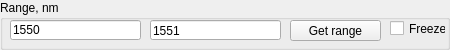
         <widget class="QGroupBox" name="groupBox_9">
          <property name="sizePolicy">
           <sizepolicy hsizetype="Ignored" vsizetype="Preferred">
            <horstretch>0</horstretch>
            <verstretch>0</verstretch>
           </sizepolicy>
          </property>
          <property name="minimumSize">
           <size>
            <width>300</width>
            <height>50</height>
           </size>
          </property>
          <property name="maximumSize">
           <size>
            <width>450</width>
            <height>50</height>
           </size>
          </property>
          <property name="title">
           <string>Range, nm</string>
          </property>
          <widget class="QLineEdit" name="EditLine_StartWavelength">
           <property name="geometry">
            <rect>
             <x>10</x>
             <y>20</y>
             <width>131</width>
             <height>20</height>
            </rect>
           </property>
           <property name="text">
            <string>1550</string>
           </property>
           <property name="maxLength">
            <number>12</number>
           </property>
          </widget>
          <widget class="QLineEdit" name="EditLine_StopWavelength">
           <property name="geometry">
            <rect>
             <x>150</x>
             <y>20</y>
             <width>131</width>
             <height>20</height>
            </rect>
           </property>
           <property name="text">
            <string>1551</string>
           </property>
           <property name="maxLength">
            <number>12</number>
           </property>
           <property name="alignment">
            <set>Qt::AlignBottom|Qt::AlignLeading|Qt::AlignLeft</set>
           </property>
          </widget>
          <widget class="QPushButton" name="pushButton_getRange">
           <property name="geometry">
            <rect>
             <x>290</x>
             <y>20</y>
             <width>91</width>
             <height>21</height>
            </rect>
           </property>
           <property name="text">
            <string>Get range</string>
           </property>
          </widget>
          <widget class="QCheckBox" name="CheckBox_FreezeSpectrum">
           <property name="geometry">
            <rect>
             <x>390</x>
             <y>20</y>
             <width>56</width>
             <height>17</height>
            </rect>
           </property>
           <property name="text">
            <string>Freeze</string>
           </property>
          </widget>
         </widget>
